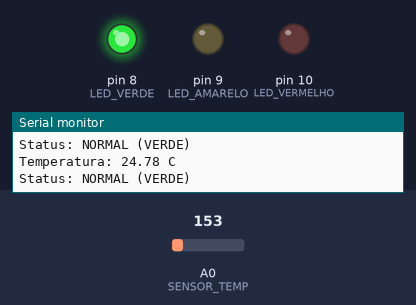
Simulated run of this sketch. Board: Arduino Uno, built with avr-gcc and run on an emulated ATmega328P. Shown: output pins drawn as LEDs (lit = HIGH), the last lines printed to the serial monitor. The test bench sets the inputs (shaded band); at power-on: A0 (SENSOR_TEMP) = 153.

Above: at 1.8 s.
1.9 s: A0 (SENSOR_TEMP) set to 160
At 2.5 s:
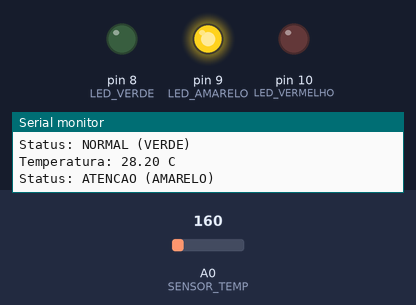
3.5 s: A0 (SENSOR_TEMP) set to 175
At 5.2 s:
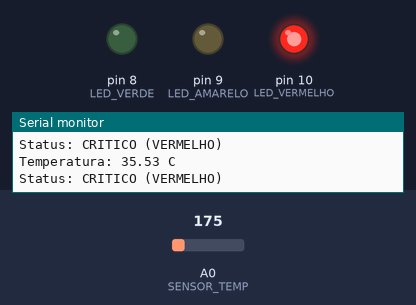
5.5 s: A0 (SENSOR_TEMP) set to 165
At 6.9 s:
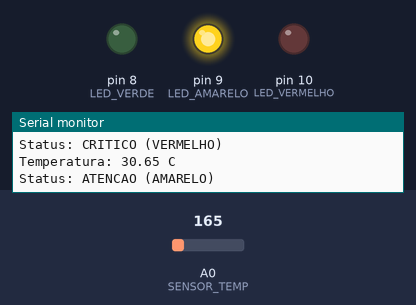
7.5 s: A0 (SENSOR_TEMP) set to 191
At 8.5 s:
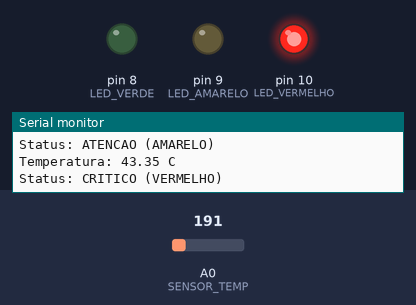
Timing chart, 0 to 10.5 s (numbered marks = the images above; inputs shaded):
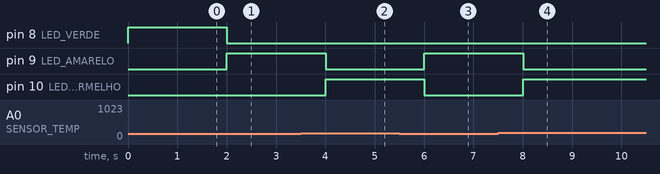

The sketch:

medidor_de_temperatura.ino
```cpp
// C++ code

// Pinos dos LEDs
const int LED_VERDE = 8;
const int LED_AMARELO = 9;
const int LED_VERMELHO = 10;

// Pino de sensor de temperatura
const int SENSOR_TEMP = A0;

// Configuração inicial
void setup()
{
  pinMode(LED_VERDE, OUTPUT);
  pinMode(LED_AMARELO, OUTPUT);
  pinMode(LED_VERMELHO, OUTPUT);

  Serial.begin(9600);
}

// Execução contínua
void loop()
{
  // 1. Realiza a leitura do sensor
  int leituraSensor = analogRead(SENSOR_TEMP);

  // 2. Converte a leitura em tensão elétrica
  float tensao = leituraSensor * (5.0 / 1023.0);

  // 3. Converte a tensão em temperatura Celsius
  float temperaturaC = (tensao - 0.5) * 100;

  // 4. Exibe a temperatura no Monitor Serial
  Serial.print("Temperatura: ");
  Serial.print(temperaturaC);
  Serial.println(" C");

  // Desliga todos os LEDs
  digitalWrite(LED_VERDE, LOW);
  digitalWrite(LED_AMARELO, LOW);
  digitalWrite(LED_VERMELHO, LOW);

  // Verifica a temperatura
  if (temperaturaC < 28) {
  	digitalWrite(LED_VERDE, HIGH);
    Serial.println("Status: NORMAL (VERDE)");
  }
  else if (temperaturaC < 32) {
    digitalWrite(LED_AMARELO, HIGH);
    Serial.println("Status: ATENCAO (AMARELO)");
  }
  else {
    digitalWrite(LED_VERMELHO, HIGH);
    Serial.println("Status: CRITICO (VERMELHO)");
  }

  // 1000 milisegundos = 1 segundo
  delay(1000);


}
```

Measured:
- the behaviour switches between 159 and 160 on A0 (SENSOR_TEMP) (found by bisection; images 0 and 1)
- after the input at 1.9 s, pin 8 (LED_VERDE): HIGH → LOW after 0.10 s; pin 9 (LED_AMARELO): LOW → HIGH after 0.10 s
- after the input at 3.5 s, pin 9 (LED_AMARELO): HIGH → LOW after 0.50 s; pin 10 (LED_VERMELHO): LOW → HIGH after 0.50 s
- after the input at 5.5 s, pin 9 (LED_AMARELO): LOW → HIGH after 0.51 s; pin 10 (LED_VERMELHO): HIGH → LOW after 0.51 s
- after the input at 7.5 s, pin 9 (LED_AMARELO): HIGH → LOW after 0.51 s; pin 10 (LED_VERMELHO): LOW → HIGH after 0.51 s
